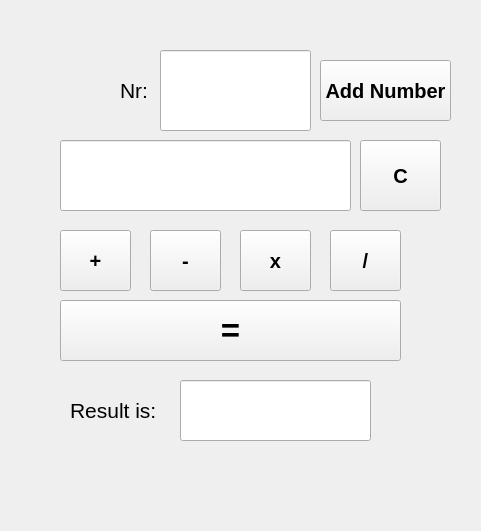
<?xml version="1.0" encoding="UTF-8"?>
<ui version="4.0">
 <class>MainWindow</class>
 <widget class="QMainWindow" name="MainWindow">
  <property name="geometry">
   <rect>
    <x>0</x>
    <y>0</y>
    <width>481</width>
    <height>531</height>
   </rect>
  </property>
  <property name="windowTitle">
   <string>MainWindow</string>
  </property>
  <widget class="QWidget" name="centralwidget">
   <widget class="QLabel" name="label">
    <property name="geometry">
     <rect>
      <x>120</x>
      <y>70</y>
      <width>51</width>
      <height>41</height>
     </rect>
    </property>
    <property name="font">
     <font>
      <pointsize>16</pointsize>
     </font>
    </property>
    <property name="text">
     <string>Nr:</string>
    </property>
   </widget>
   <widget class="QLineEdit" name="txtInputNumber">
    <property name="geometry">
     <rect>
      <x>160</x>
      <y>50</y>
      <width>151</width>
      <height>81</height>
     </rect>
    </property>
    <property name="font">
     <font>
      <pointsize>16</pointsize>
     </font>
    </property>
   </widget>
   <widget class="QPushButton" name="btnAdd">
    <property name="geometry">
     <rect>
      <x>60</x>
      <y>230</y>
      <width>71</width>
      <height>61</height>
     </rect>
    </property>
    <property name="font">
     <font>
      <pointsize>15</pointsize>
      <bold>true</bold>
     </font>
    </property>
    <property name="text">
     <string>+</string>
    </property>
   </widget>
   <widget class="QPushButton" name="btnMinus">
    <property name="geometry">
     <rect>
      <x>150</x>
      <y>230</y>
      <width>71</width>
      <height>61</height>
     </rect>
    </property>
    <property name="font">
     <font>
      <pointsize>15</pointsize>
      <bold>true</bold>
     </font>
    </property>
    <property name="text">
     <string>-</string>
    </property>
   </widget>
   <widget class="QPushButton" name="btnMulti">
    <property name="geometry">
     <rect>
      <x>240</x>
      <y>230</y>
      <width>71</width>
      <height>61</height>
     </rect>
    </property>
    <property name="font">
     <font>
      <pointsize>15</pointsize>
      <bold>true</bold>
     </font>
    </property>
    <property name="text">
     <string>x</string>
    </property>
   </widget>
   <widget class="QPushButton" name="btnDevide">
    <property name="geometry">
     <rect>
      <x>330</x>
      <y>230</y>
      <width>71</width>
      <height>61</height>
     </rect>
    </property>
    <property name="font">
     <font>
      <pointsize>15</pointsize>
      <bold>true</bold>
     </font>
    </property>
    <property name="text">
     <string>/</string>
    </property>
   </widget>
   <widget class="QLabel" name="label_3">
    <property name="geometry">
     <rect>
      <x>70</x>
      <y>390</y>
      <width>111</width>
      <height>41</height>
     </rect>
    </property>
    <property name="font">
     <font>
      <pointsize>16</pointsize>
     </font>
    </property>
    <property name="text">
     <string>Result is:</string>
    </property>
   </widget>
   <widget class="QLineEdit" name="txtResult">
    <property name="geometry">
     <rect>
      <x>180</x>
      <y>380</y>
      <width>191</width>
      <height>61</height>
     </rect>
    </property>
    <property name="font">
     <font>
      <pointsize>16</pointsize>
     </font>
    </property>
    <property name="readOnly">
     <bool>true</bool>
    </property>
   </widget>
   <widget class="QPushButton" name="btnEqual">
    <property name="geometry">
     <rect>
      <x>60</x>
      <y>300</y>
      <width>341</width>
      <height>61</height>
     </rect>
    </property>
    <property name="font">
     <font>
      <pointsize>25</pointsize>
      <bold>true</bold>
     </font>
    </property>
    <property name="toolTipDuration">
     <number>-1</number>
    </property>
    <property name="text">
     <string>=</string>
    </property>
    <property name="iconSize">
     <size>
      <width>16</width>
      <height>16</height>
     </size>
    </property>
   </widget>
   <widget class="QPushButton" name="btnAddNumber">
    <property name="geometry">
     <rect>
      <x>320</x>
      <y>60</y>
      <width>131</width>
      <height>61</height>
     </rect>
    </property>
    <property name="font">
     <font>
      <pointsize>15</pointsize>
      <bold>true</bold>
     </font>
    </property>
    <property name="text">
     <string>Add Number</string>
    </property>
   </widget>
   <widget class="QLineEdit" name="lcdDisplay">
    <property name="geometry">
     <rect>
      <x>60</x>
      <y>140</y>
      <width>291</width>
      <height>71</height>
     </rect>
    </property>
    <property name="font">
     <font>
      <pointsize>16</pointsize>
     </font>
    </property>
   </widget>
   <widget class="QPushButton" name="btnReset">
    <property name="geometry">
     <rect>
      <x>360</x>
      <y>140</y>
      <width>81</width>
      <height>71</height>
     </rect>
    </property>
    <property name="font">
     <font>
      <pointsize>15</pointsize>
      <bold>true</bold>
     </font>
    </property>
    <property name="text">
     <string>C</string>
    </property>
   </widget>
  </widget>
 </widget>
 <resources/>
 <connections/>
</ui>
